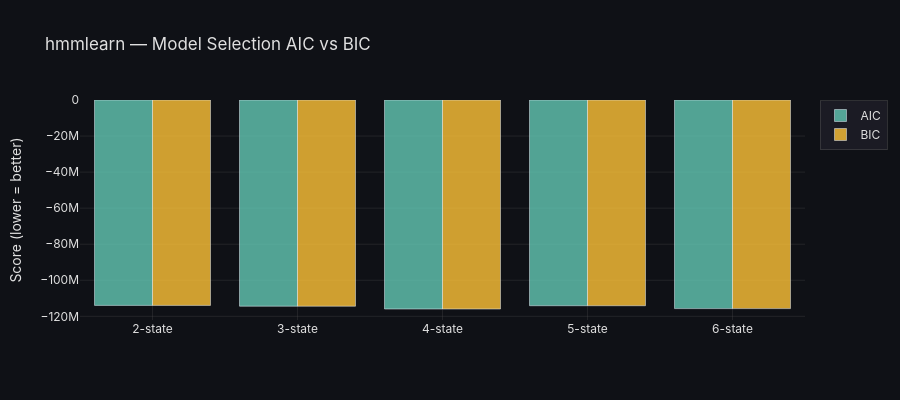

The notebook cell saved with this chart:
### Markdown cell above
## 5. Model Selection with hmmlearn (N = 2 … 6)

### Code cell
selection_rows = []

for N in range(2, 7):
    h = hmmlearn_hmm.GaussianHMM(n_components=N, covariance_type="full",
                                   n_iter=300, tol=1e-7, random_state=42)
    h.fit(X_train)
    ll_tr = h.score(X_train) * len(X_train)
    ll_te = h.score(X_test)  * len(X_test)
    k     = hmm_n_params(N)
    selection_rows.append({
        "N": N,
        "Train LL": round(ll_tr, 1),
        "Test LL":  round(ll_te, 1),
        "AIC":      round(aic(ll_tr, k), 1),
        "BIC":      round(bic(ll_tr, k, len(X_train)), 1),
    })
    print(f"N={N}  TrainLL={ll_tr:.1f}  TestLL={ll_te:.1f}  AIC={aic(ll_tr,k):.1f}  BIC={bic(ll_tr,k,len(X_train)):.1f}")

sel_df = pd.DataFrame(selection_rows)
print("\n", sel_df.to_string(index=False))

fig = plot_aic_bic([f"{r['N']}-state" for r in selection_rows],
                   [r["AIC"] for r in selection_rows],
                   [r["BIC"] for r in selection_rows],
                   title="hmmlearn — Model Selection AIC vs BIC")
fig.show()

### Figure 1 — Plotly figure (JSON) as saved in the notebook; plotly's stock layout.template omitted (floating-point values rounded to 4 significant figures)
{"data": [{"marker": {"color": "rgba(99,200,180,0.8)"}, "name": "AIC", "type": "bar", "x": ["2-state", "3-state", "4-state", "5-state", "6-state"], "y": [-113900000.0, -114391286, -115900000.0, -114100000.0, -115700000.0]}, {"marker": {"color": "rgba(255,195,55,0.8)"}, "name": "BIC", "type": "bar", "x": ["2-state", "3-state", "4-state", "5-state", "6-state"], "y": [-113900000.0, -114400000.0, -115900000.0, -114100000.0, -115700000.0]}], "layout": {"barmode": "group", "font": {"color": "#e0e0e0", "family": "Inter, Arial, sans-serif"}, "height": 400, "legend": {"bgcolor": "rgba(30,30,40,0.8)", "bordercolor": "rgba(80,80,80,0.5)", "borderwidth": 1}, "paper_bgcolor": "rgba(15,17,22,1)", "plot_bgcolor": "rgba(15,17,22,1)", "title": {"text": "hmmlearn — Model Selection AIC vs BIC"}, "xaxis": {"gridcolor": "rgba(80,80,80,0.3)", "showgrid": true, "zeroline": false}, "yaxis": {"gridcolor": "rgba(80,80,80,0.3)", "showgrid": true, "title": {"text": "Score (lower = better)"}, "zeroline": false}}}
